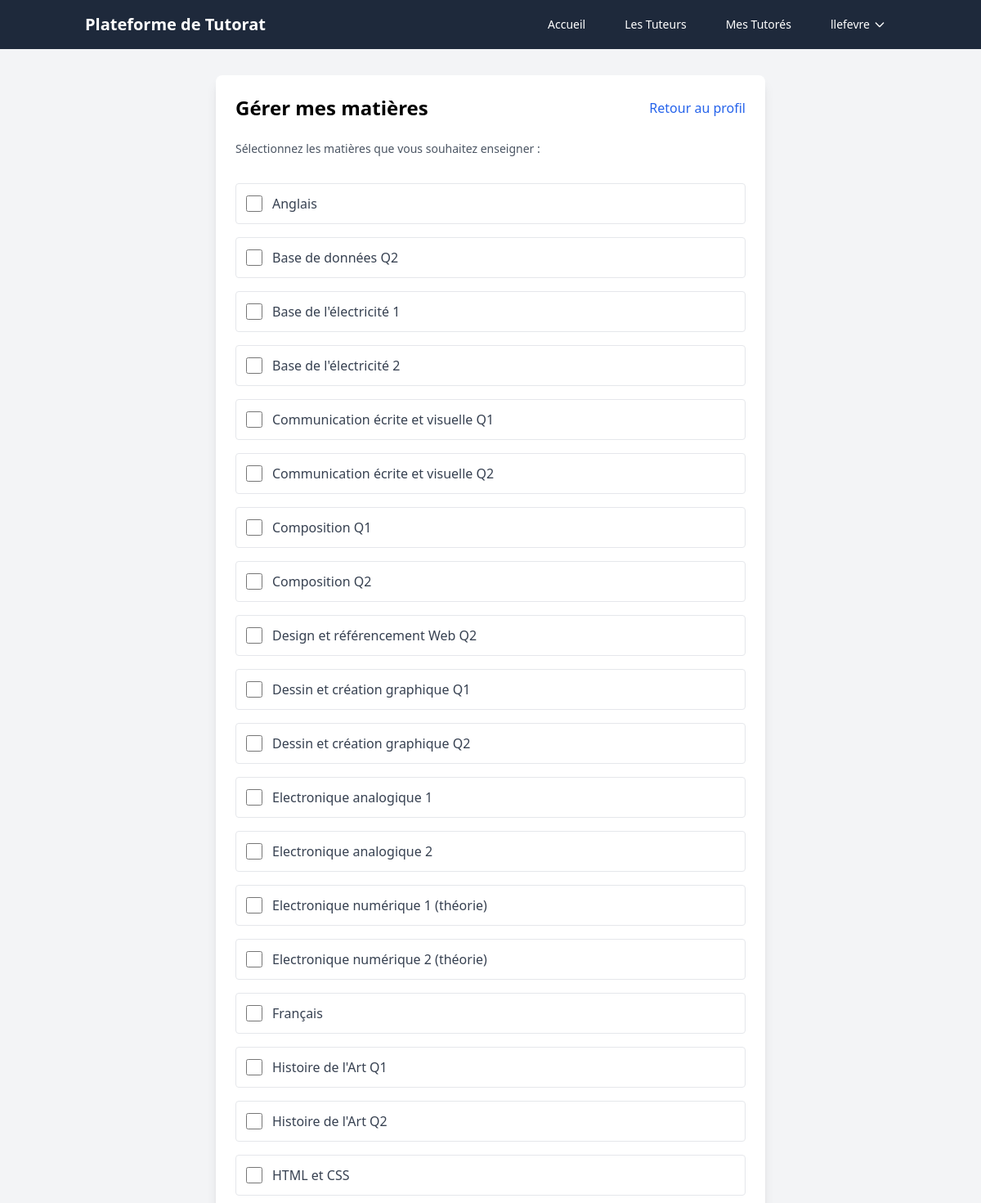
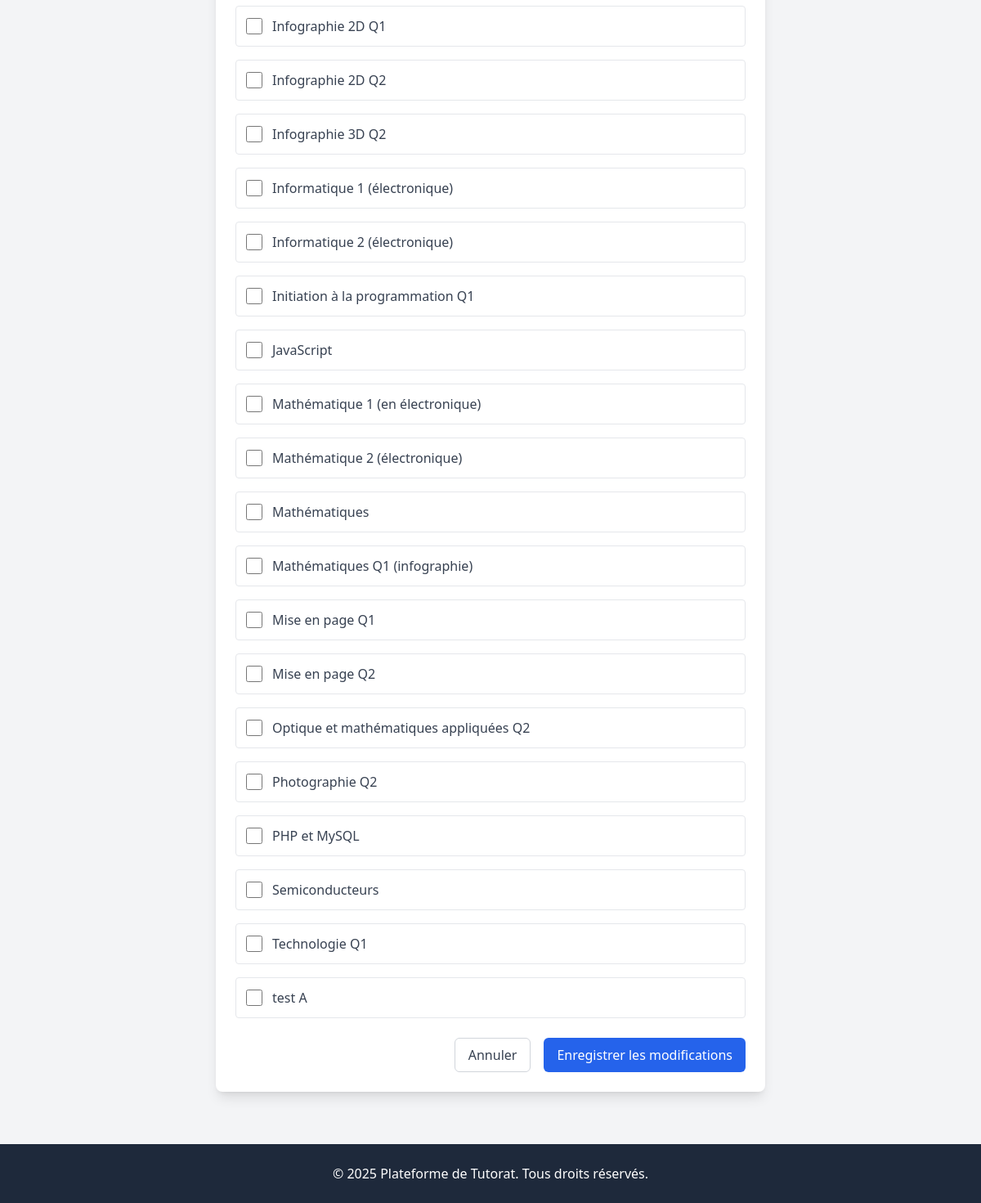
/edit-subjects.php (signed in), run on the app's committed database (2 pictures, top to bottom).
### tables this page shows
CREATE TABLE `subjects` (
  `id` int(11) NOT NULL,
  `department_id` int(11) NOT NULL,
  `name` varchar(100) NOT NULL
);

### edit-subjects.php (the view, shortened to what this page needs)
<?php
$user_id = $_SESSION['user_id'];
$db = Database::getInstance()->getConnection();
$stmt = $db->prepare("SELECT id FROM tutors WHERE user_id = ?");
$stmt->execute([$user_id]);
$tutor = $stmt->fetch();
$tutor_id = $tutor['id'];
$stmt = $db->prepare("
    SELECT s.id, s.name, CASE WHEN ts.tutor_id IS NOT NULL THEN 1 ELSE 0 END as is_selected
    FROM subjects s
    LEFT JOIN tutor_subjects ts ON s.id = ts.subject_id AND ts.tutor_id = ?
    ORDER BY s.name
");
$stmt->execute([$tutor_id]);
$subjects = $stmt->fetchAll();
require_once 'includes/header.php';
?>
<div class="container mx-auto px-4 py-8">
    <div class="max-w-2xl mx-auto">
        <div class="bg-white rounded-lg shadow-lg p-6">
            <div class="flex justify-between items-center mb-6">
                <h1 class="text-2xl font-bold">Gérer mes matières</h1>
                <a href="tutor-profile.php" class="text-blue-600 hover:underline">
                    Retour au profil
                </a>
            </div>
            <form method="POST" class="space-y-6">
                <div class="grid grid-cols-1 gap-4">
                    <p class="text-sm text-gray-600 mb-4">
                        Sélectionnez les matières que vous souhaitez enseigner :
                    </p>
                    <?php foreach ($subjects as $subject): ?>
                        <label class="flex items-center p-3 border rounded hover:bg-gray-50 cursor-pointer">
                            <input type="checkbox"
                                   name="subjects[]"
                                   value="<?php echo $subject['id']; ?>"
                                   <?php echo $subject['is_selected'] ? 'checked' : ''; ?>
                                   class="h-5 w-5 text-blue-600 focus:ring-blue-500 border-gray-300 rounded">
                            <span class="ml-3 text-gray-700">
                                <?php echo htmlspecialchars($subject['name']); ?>
                            </span>
                        </label>
                    <?php endforeach; ?>
                </div>
                <div class="flex justify-end space-x-4 mt-6">
                    <a href="tutor-profile.php"
                       class="px-4 py-2 border border-gray-300 rounded-md text-gray-700 hover:bg-gray-50">
                        Annuler
                    </a>
                    <button type="submit"
                            class="px-4 py-2 bg-blue-600 text-white rounded-md hover:bg-blue-700">
                        Enregistrer les modifications
                    </button>
                </div>
            </form>
        </div>
    </div>
</div>
<?php require_once 'includes/footer.php'; ?>

### data on the page
subjects: name "Anglais"
subjects: name "Base de données Q2"
subjects: name "Base de l'électricité 1"
subjects: name "Base de l'électricité 2"
subjects: name "Communication écrite et visuelle Q1"
subjects: name "Communication écrite et visuelle Q2"
subjects: name "Composition Q1"
subjects: name "Composition Q2"
subjects: name "Design et référencement Web Q2"
subjects: name "Dessin et création graphique Q1"
subjects: name "Dessin et création graphique Q2"
subjects: name "Electronique analogique 1"
subjects: name "Electronique analogique 2"
subjects: name "Electronique numérique 1 (théorie)"
subjects: name "Electronique numérique 2 (théorie)"
subjects: name "Français"
subjects: name "Histoire de l'Art Q1"
subjects: name "Histoire de l'Art Q2"
subjects: name "HTML et CSS"
subjects: name "Infographie 2D Q1"
subjects: name "Infographie 2D Q2"
subjects: name "Infographie 3D Q2"
subjects: name "Informatique 1 (électronique)"
subjects: name "Informatique 2 (électronique)"
subjects: name "Initiation à la programmation Q1"
subjects: name "JavaScript"
subjects: name "Mathématique 1 (en électronique)"
subjects: name "Mathématique 2 (électronique)"
subjects: name "Mathématiques"
subjects: name "Mathématiques Q1 (infographie)"
subjects: name "Mise en page Q1"
subjects: name "Mise en page Q2"
subjects: name "Optique et mathématiques appliquées Q2"
subjects: name "Photographie Q2"
subjects: name "PHP et MySQL"
subjects: name "Semiconducteurs"
subjects: name "Technologie Q1"
subjects: name "test A"

### other printed values
$_SESSION['username'] "llefevre"
